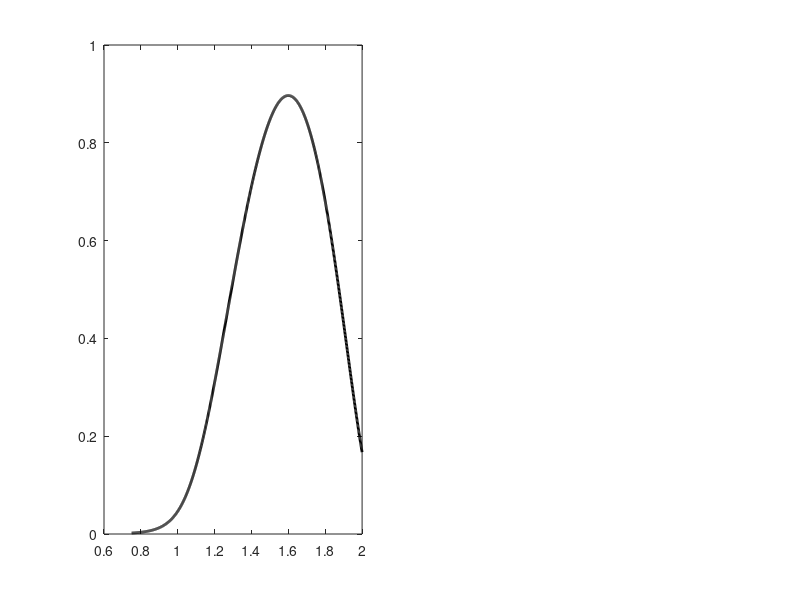

MATLAB code for this plot: (Note: this script raises an error after producing the figure.)
%% Problem 4b
% In this problem, we are going to compare the performance of the RK4
% method to Euler's method.

%Beginning of code
clear;
clc;
close;

%Variables that make our plots look nice
fs = 14; % Font size
fn = 'Arial'; %Font name
lw = 2; % Linewidth
primColor = [39 116 174]/255; %UCLA Blue
secColor = [255 209 0]/255; %UCLA Gold

% First, we want to numerically solve our implicit solution to the differential equation.
impSolFun = @(a,t) 0.05*(log(abs(a))+3*a)+3.4/pi*cos(pi/2*t)+t-0.05*(log(0.01)+.03)-3.4/pi;

% For this part, we're only interested in looking at a limited time window
tImplicit = 0.75:0.001:2;

% Now we are going to interatively use fzero() to find a numerical solution 
% to the implicit equation
aImplicit = zeros(size(tImplicit));

for tNum = 1:length(tImplicit)    

    t_cur = tImplicit(tNum);
    % Here, we define an anonymous function "afun" that take only the real
    % part of our implicit solution function, to make it easy for fzero to
    % solve.

    afun = @(a) real(impSolFun(a,t_cur));
   
    % We provide an initial guess in the ballpark
    a_guess = 0.01;
    
    % fzero() does the magic. Google fzero() to see how this works.
    a_cur = fzero(afun,a_guess);

    % Store the current value of a
    aImplicit(tNum) = a_cur;
    
end

%Vector of varying step sizes to be used for Euler's and the RK4 method.
stepSizeVals = [0.1, 0.075, 0.05, 0.01, 0.005];

a_0 = 0.01;
t_range = [0,2]; 

%Euler's Method Graphs
figure;
subplot(1,2,1);
plot(tImplicit, aImplicit, 'linewidth', lw, 'Color', 'k');
legendIDs = cell(1,length(stepSizeVals)+1);
legendIDs{1} = 'Implicit Solution';
hold on
ctr = 1;
for stepSizeNum = 1:length(stepSizeVals)
    curStepSize = stepSizeVals(stepSizeNum);
    [t_cur, a_cur] = eulerSolver(@(t,a) muscleActODEfun(t,a), t_range, a_0, curStepSize);
    plot(t_cur, a_cur, 'linewidth',lw-0.5)
    ctr = ctr + 1;
    legendIDs{ctr} = ['Step Size = ' num2str(curStepSize) ' s'];
end
hold off;
title("Euler's Method");
xlabel('Time (s)');
ylabel('Muscle Activation Level');
xlim([.75, 2]);
ylim([0, 1.2]);
grid on;
legend(legendIDs,'location','northwest','box','on');
set(gca,'FontName',fn,'FontSize',fs,'linewidth',lw,'box','off');

%RK4 Method Graphs
subplot(1,2,2);
plot(tImplicit, aImplicit, 'linewidth', lw, 'Color', 'k');
legendIDs = cell(1,length(stepSizeVals)+1);
legendIDs{1} = 'Implicit Solution';
hold on;
ctr = 1;
for stepSizeNum = 1:length(stepSizeVals)
    curStepSize = stepSizeVals(stepSizeNum);
    [t_cur, a_cur] = RK4solver(@(t,a) muscleActODEfun(t,a), t_range, a_0, curStepSize);
    plot(t_cur, a_cur, 'linewidth',lw-0.5)
    ctr = ctr + 1;
    legendIDs{ctr} = ['Step Size = ' num2str(curStepSize) ' s'];
end
hold off;
title("RK4 Method");
xlabel('Time (s)');
ylabel('Muscle Activation Level');
xlim([.75, 2]);
ylim([0, 1.2]);
grid on;
legend(legendIDs,'location','northwest','box','on');
set(gca,'FontName',fn,'FontSize',fs,'linewidth',lw,'box','off');

%Muscle Activation Differential Equation Function
function da_dt = muscleActODEfun(t,a)
    da_dt = (1.7*a*sin(pi/2*t)-a)/(.1*(.5+1.5*a));
end



